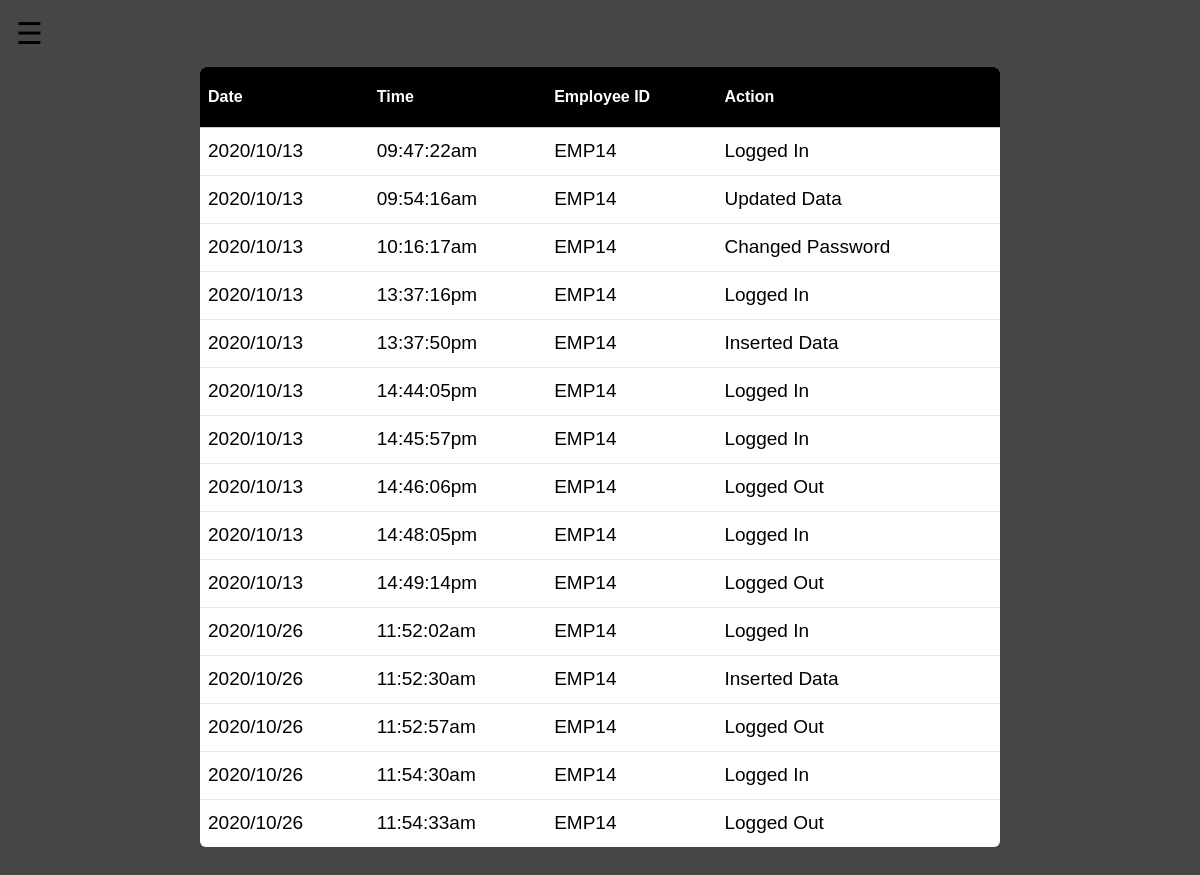
Page /Audit/AuditLog.php on the committed database.
### tables this page shows
CREATE TABLE `auditlog` (
  `id` int(11) NOT NULL,
  `Date` varchar(70) NOT NULL,
  `Time` varchar(70) NOT NULL,
  `Employee_ID` varchar(70) NOT NULL,
  `Action` varchar(70) NOT NULL
);

### Audit/AuditLog.php (the view, shortened to what this page needs)
<?php
$db = mysqli_connect('localhost','root', '', 'infosec');
$Audit_Log = mysqli_query($db, "SELECT * FROM auditlog");
?>
<!DOCTYPE html>
<html lang="en">
<head>
    <link rel="stylesheet" type="text/css" href="AuditLog.css">
    <link rel="stylesheet" type="text/css" href="../SuperAdmin/SupAdmin.css">
</head>
<body>
<div id="main">
  <span style="font-size:30px;cursor:pointer" onclick="openNav()">&#9776;</span>
</div>
    <div class="Audit-list">
        <table>
            <thead>
                <tr>
                    <th>Date</th>
                    <th>Time</th>
                    <th>Employee ID</th>
                    <th>Action</th>
                </tr>
            </thead>
            <tbody>
                <?php while($row = mysqli_fetch_array($Audit_Log)){ ?>
                <tr>
                    <td><?php echo $row['Date']; ?></td>
                    <td><?php echo $row['Time']; ?></td>
                    <td><?php echo $row['Employee_ID']; ?></td>
                    <td><?php echo $row['Action']; ?></td>
                </tr>
                <?php } ?>
            </tbody>
        </table>
    </div>
</body>
</html>

### Audit/AuditLog.css (style rules this page uses)
body { margin: 0; padding: 0; background-color: #464646; background-repeat: no-repeat; background-size: cover; font-family: 'Arial'; font-size: 19px; }
table { width: 50%; margin: 0% auto; border-collapse: collapse; text-align: left; }
tr { border-bottom: 1px solid #cbcbcb; }
table { border-spacing: 1; border-collapse: collapse; background: white; border-radius: 6px; overflow: hidden; max-width: 800px; width: 100%; margin: 0 auto; position: relative; }
table * { position: relative; }
table td, table th { padding-left: 8px; }
table thead tr { height: 60px; background: #000000; font-size: 16px; }
table tbody tr { height: 48px; border-bottom: 1px solid #e3f1d5; }
table tbody tr:last-child { border: 0; }
table td, table th { text-align: left; }
th { color: white; }
.Audit-list { margin-bottom: 50px; }

### SuperAdmin/SupAdmin.css (style rules this page uses)
#main { transition: margin-left .5s; padding: 16px; }

### rows in the picture
auditlog: Date "2020/10/13", Time "09:47:22am", Employee_ID "EMP14", Action "Logged In"
auditlog: Date "2020/10/13", Time "09:54:16am", Employee_ID "EMP14", Action "Updated Data"
auditlog: Date "2020/10/13", Time "10:16:17am", Employee_ID "EMP14", Action "Changed Password"
auditlog: Date "2020/10/13", Time "13:37:16pm", Employee_ID "EMP14", Action "Logged In"
auditlog: Date "2020/10/13", Time "13:37:50pm", Employee_ID "EMP14", Action "Inserted Data"
auditlog: Date "2020/10/13", Time "14:44:05pm", Employee_ID "EMP14", Action "Logged In"
auditlog: Date "2020/10/13", Time "14:45:57pm", Employee_ID "EMP14", Action "Logged In"
auditlog: Date "2020/10/13", Time "14:46:06pm", Employee_ID "EMP14", Action "Logged Out"
auditlog: Date "2020/10/13", Time "14:48:05pm", Employee_ID "EMP14", Action "Logged In"
auditlog: Date "2020/10/13", Time "14:49:14pm", Employee_ID "EMP14", Action "Logged Out"
auditlog: Date "2020/10/26", Time "11:52:02am", Employee_ID "EMP14", Action "Logged In"
auditlog: Date "2020/10/26", Time "11:52:30am", Employee_ID "EMP14", Action "Inserted Data"
auditlog: Date "2020/10/26", Time "11:52:57am", Employee_ID "EMP14", Action "Logged Out"
auditlog: Date "2020/10/26", Time "11:54:30am", Employee_ID "EMP14", Action "Logged In"
auditlog: Date "2020/10/26", Time "11:54:33am", Employee_ID "EMP14", Action "Logged Out"
